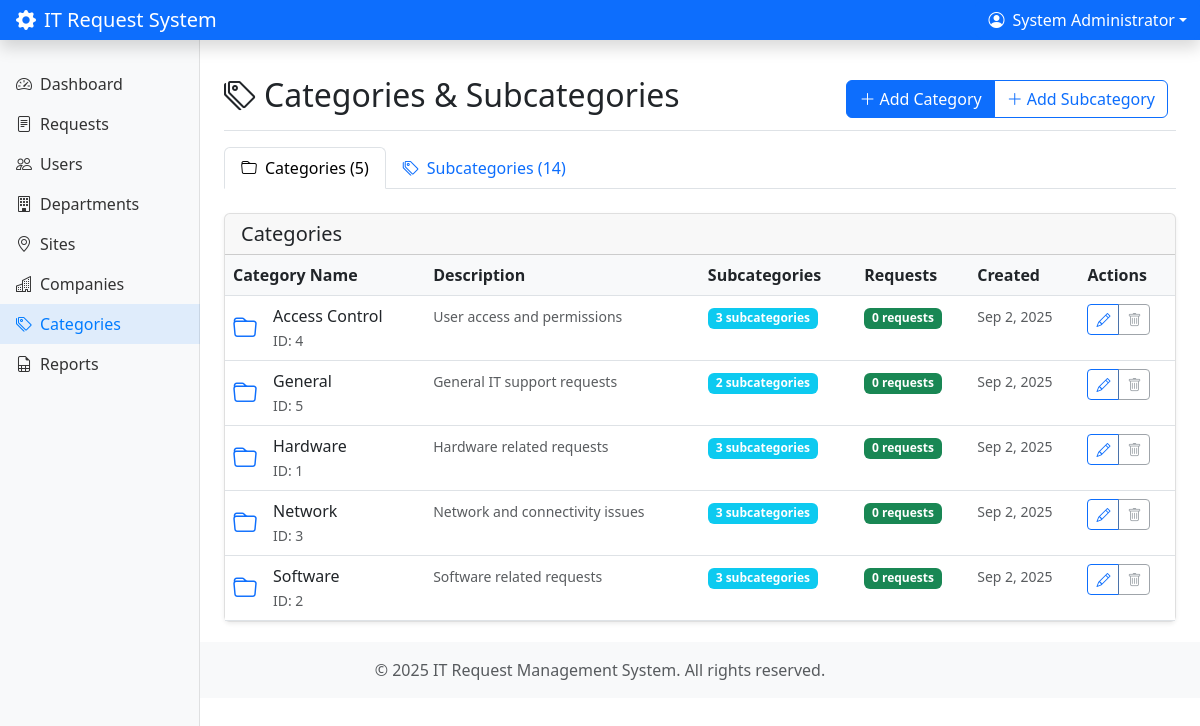
Screenshot of /categories/index.php (signed in) with the database file from the repository.
### tables this page shows
CREATE TABLE `categories` (
  `id` int(11) NOT NULL AUTO_INCREMENT,
  `name` varchar(255) NOT NULL,
  `description` text,
  `created_at` timestamp NOT NULL DEFAULT current_timestamp(),
  `updated_at` timestamp NOT NULL DEFAULT current_timestamp() ON UPDATE current_timestamp(),
  PRIMARY KEY (`id`),
  UNIQUE KEY `name` (`name`)
);

### includes/auth.php (called while the page is built, shortened)
<?php
require_once __DIR__ . '/../config/db.php';
class Auth {
    public function isLoggedIn() {
        return isset($_SESSION['user_id']) && isset($_SESSION['user_role']);
    }
    public function getCurrentUser() {
        return [
            'id' => $_SESSION['user_id'],
            'name' => $_SESSION['user_name'],
            'email' => $_SESSION['user_email'],
            'role' => $_SESSION['user_role'],
            'department_id' => $_SESSION['department_id'],
            'company_id' => $_SESSION['company_id'],
            'reporting_manager_id' => $_SESSION['reporting_manager_id']
        ];
    }
    public function hasRole($roles) {
        return in_array($_SESSION['user_role'], $roles);
    }
}
$auth = new Auth($pdo);
function getCurrentUser() {
    global $auth;
    return $auth->getCurrentUser();
}
function hasRole($roles) {
    global $auth;
    return $auth->hasRole($roles);
}
?>

### config/db.php (called while the page is built, shortened)
<?php
function executeQuery($pdo, $query, $params = []) {
    try {
        $stmt = $pdo->prepare($query);
        $stmt->execute($params);
        return $stmt;
    } catch(PDOException $e) {
        error_log("Database error: " . $e->getMessage());
        return false;
    }
}
function fetchAll($pdo, $query, $params = []) {
    $stmt = executeQuery($pdo, $query, $params);
    return $stmt ? $stmt->fetchAll() : [];
}
?>

### categories/index.php (the view, shortened to what this page needs)
<?php
require_once '../includes/auth.php';
$categories = fetchAll($pdo, "
    SELECT c.*,
           COUNT(sc.id) as subcategory_count,
           COUNT(r.id) as request_count
    FROM categories c
    LEFT JOIN subcategories sc ON c.id = sc.category_id
    LEFT JOIN requests r ON c.id = r.category_id
    GROUP BY c.id
    ORDER BY c.name
");
$subcategories = fetchAll($pdo, "
    SELECT sc.*, c.name as category_name,
           COUNT(r.id) as request_count
    FROM subcategories sc
    JOIN categories c ON sc.category_id = c.id
    LEFT JOIN requests r ON sc.id = r.subcategory_id
    GROUP BY sc.id
    ORDER BY c.name, sc.name
");
include '../includes/header.php';
?>
<div class="d-flex justify-content-between flex-wrap flex-md-nowrap align-items-center pt-3 pb-2 mb-3 border-bottom">
    <h1 class="h2">
        <i class="bi bi-tags me-2"></i>Categories & Subcategories
    </h1>
    <div class="btn-toolbar mb-2 mb-md-0">
        <div class="btn-group me-2">
            <button type="button" class="btn btn-primary" data-bs-toggle="modal" data-bs-target="#categoryModal" onclick="openCreateCategoryModal()">
                <i class="bi bi-plus-lg me-1"></i>Add Category
            </button>
            <button type="button" class="btn btn-outline-primary" data-bs-toggle="modal" data-bs-target="#subcategoryModal" onclick="openCreateSubcategoryModal()">
                <i class="bi bi-plus-lg me-1"></i>Add Subcategory
            </button>
        </div>
    </div>
</div>
<ul class="nav nav-tabs mb-4" id="managementTabs" role="tablist">
    <li class="nav-item" role="presentation">
        <button class="nav-link active" id="categories-tab" data-bs-toggle="tab" data-bs-target="#categories" type="button" role="tab">
            <i class="bi bi-folder me-2"></i>Categories (<?php echo count($categories); ?>)
        </button>
    </li>
    <li class="nav-item" role="presentation">
        <button class="nav-link" id="subcategories-tab" data-bs-toggle="tab" data-bs-target="#subcategories" type="button" role="tab">
            <i class="bi bi-tags me-2"></i>Subcategories (<?php echo count($subcategories); ?>)
        </button>
    </li>
</ul>
<div class="tab-content" id="managementTabsContent">
    <div class="tab-pane fade show active" id="categories" role="tabpanel">
        <div class="card">
            <div class="card-header">
                <h5 class="card-title mb-0">Categories</h5>
            </div>
            <div class="card-body p-0">
                <?php if (empty($categories)): ?>
                    <div class="text-center py-5">
                        <i class="bi bi-folder display-1 text-muted"></i>
                        <h4 class="mt-3">No categories found</h4>
                        <p class="text-muted">Create your first category to get started.</p>
                        <button type="button" class="btn btn-primary" data-bs-toggle="modal" data-bs-target="#categoryModal" onclick="openCreateCategoryModal()">
                            <i class="bi bi-plus-lg me-1"></i>Add Category
                        </button>
                    </div>
                <?php else: ?>
                    <div class="table-responsive">
                        <table class="table table-hover mb-0">
                            <thead>
                                <tr>
                                    <th>Category Name</th>
                                    <th>Description</th>
                                    <th>Subcategories</th>
                                    <th>Requests</th>
                                    <th>Created</th>
                                    <th>Actions</th>
                                </tr>
                            </thead>
                            <tbody>
                                <?php foreach ($categories as $category): ?>
                                    <tr>
                                        <td>
                                            <div class="d-flex align-items-center">
                                                <i class="bi bi-folder text-primary me-3" style="font-size: 1.5rem;"></i>
                                                <div>
                                                    <div class="fw-medium"><?php echo htmlspecialchars($category['name']); ?></div>
                                                    <small class="text-muted">ID: <?php echo $category['id']; ?></small>
                                                </div>
                                            </div>
                                        </td>
                                        <td>
                                            <?php if ($category['description']): ?>
                                                <small class="text-muted"><?php echo htmlspecialchars(substr($category['description'], 0, 80)); ?>
                                                <?php if (strlen($category['description']) > 80) echo '...'; ?></small>
                                            <?php else: ?>
                                                <small class="text-muted fst-italic">No description</small>
                                            <?php endif; ?>
                                        </td>
                                        <td>
                                            <span class="badge bg-info"><?php echo $category['subcategory_count']; ?> subcategories</span>
                                        </td>
                                        <td>
                                            <span class="badge bg-success"><?php echo $category['request_count']; ?> requests</span>
                                        </td>
                                        <td>
                                            <small class="text-muted">
                                                <?php echo date('M j, Y', strtotime($category['created_at'])); ?>
                                            </small>
                                        </td>
                                        <td>
                                            <div class="btn-group btn-group-sm">
                                                <button type="button" class="btn btn-outline-primary"
                                                        onclick="openEditCategoryModal(<?php echo htmlspecialchars(json_encode($category)); ?>)"
                                                        title="Edit">
                                                    <i class="bi bi-pencil"></i>
                                                </button>
                                                <?php if ($category['subcategory_count'] == 0 && $category['request_count'] == 0): ?>
                                                    <button type="button" class="btn btn-outline-danger"
                                                            onclick="deleteCategory(<?php echo $category['id']; ?>, '<?php echo htmlspecialchars($category['name']); ?>')"
                                                            title="Delete">
                                                        <i class="bi bi-trash"></i>
                                                    </button>
                                                <?php else: ?>
                                                    <button type="button" class="btn btn-outline-secondary" disabled
                                                            title="Cannot delete - has subcategories or requests">
                                                        <i class="bi bi-trash"></i>
                                                    </button>
                                                <?php endif; ?>
                                            </div>
                                        </td>
                                    </tr>
                                <?php endforeach; ?>
                            </tbody>
                        </table>
                    </div>
                <?php endif; ?>
            </div>
        </div>
    </div>
</div>
<?php include '../includes/footer.php'; ?>

### includes/header.php (shortened to what this page needs)
<?php
$current_user = getCurrentUser();
?>
<!DOCTYPE html>
<html lang="en">
<head>
    <link href="https://cdn.jsdelivr.net/npm/bootstrap@5.3.0/dist/css/bootstrap.min.css" rel="stylesheet">
    <link rel="stylesheet" href="https://cdn.jsdelivr.net/npm/bootstrap-icons@1.10.0/font/bootstrap-icons.css">
</head>
<body>
    <nav class="navbar navbar-dark sticky-top bg-primary flex-md-nowrap p-0 shadow">
        <a class="navbar-brand col-md-3 col-lg-2 me-0 px-3" href="<?php echo DASHBOARD_URL; ?>">
            <i class="bi bi-gear-fill me-2"></i>IT Request System
        </a>
        <div class="navbar-nav">
            <div class="nav-item text-nowrap">
                <div class="dropdown">
                    <button class="btn btn-primary dropdown-toggle d-flex align-items-center" type="button" data-bs-toggle="dropdown">
                        <i class="bi bi-person-circle me-2"></i>
                        <?php echo htmlspecialchars($current_user['name']); ?>
                    </button>
                </div>
            </div>
        </div>
    </nav>
    <div class="container-fluid">
        <div class="row">
            <nav id="sidebarMenu" class="col-md-3 col-lg-2 d-md-block sidebar collapse">
                <div class="position-sticky pt-3">
                    <ul class="nav flex-column">
                        <li class="nav-item">
                            <a class="nav-link <?php echo (basename($_SERVER['PHP_SELF']) == 'dashboard.php') ? 'active' : ''; ?>"
                               href="<?php echo DASHBOARD_URL; ?>">
                                <i class="bi bi-speedometer2 me-2"></i>Dashboard
                            </a>
                        </li>
                        <li class="nav-item">
                            <a class="nav-link <?php echo (strpos($_SERVER['PHP_SELF'], 'requests') !== false) ? 'active' : ''; ?>"
                               href="<?php echo REQUESTS_URL; ?>">
                                <i class="bi bi-file-text me-2"></i>Requests
                            </a>
                        </li>
                        <?php if (hasRole(['Admin', 'IT Manager', 'Manager'])): ?>
                        <li class="nav-item">
                            <a class="nav-link <?php echo (strpos($_SERVER['PHP_SELF'], 'users') !== false) ? 'active' : ''; ?>"
                               href="<?php echo USERS_URL; ?>">
                                <i class="bi bi-people me-2"></i>Users
                            </a>
                        </li>
                        <?php endif; ?>
                        <?php if (hasRole(['Admin'])): ?>
                        <li class="nav-item">
                            <a class="nav-link <?php echo (strpos($_SERVER['PHP_SELF'], 'departments') !== false) ? 'active' : ''; ?>"
                               href="<?php echo DEPARTMENTS_URL; ?>">
                                <i class="bi bi-building me-2"></i>Departments
                            </a>
                        </li>
                      <li class="nav-item">
                            <a class="nav-link <?php echo (strpos($_SERVER['PHP_SELF'], 'sites') !== false) ? 'active' : ''; ?>"
                               href="/it-request-system/sites/">
                                <i class="bi bi-geo-alt me-2"></i>Sites
                            </a>
                        </li>
                        <li class="nav-item">
                            <a class="nav-link <?php echo (strpos($_SERVER['PHP_SELF'], 'companies') !== false) ? 'active' : ''; ?>"
                               href="<?php echo COMPANIES_URL; ?>">
                                <i class="bi bi-buildings me-2"></i>Companies
                            </a>
                        </li>
                        <li class="nav-item">
                            <a class="nav-link <?php echo (strpos($_SERVER['PHP_SELF'], 'categories') !== false) ? 'active' : ''; ?>"
                               href="<?php echo CATEGORIES_URL; ?>">
                                <i class="bi bi-tags me-2"></i>Categories
                            </a>
                        </li>
                        <?php endif; ?>
                        <li class="nav-item">
                            <a class="nav-link <?php echo (strpos($_SERVER['PHP_SELF'], 'reports') !== false) ? 'active' : ''; ?>"
                               href="<?php echo REPORTS_URL; ?>">
                                <i class="bi bi-file-earmark-spreadsheet me-2"></i>Reports
                            </a>
                        </li>
                    </ul>
                </div>
            </nav>
            <main class="col-md-9 ms-sm-auto col-lg-10 px-md-4 main-content">

### includes/footer.php (shortened to what this page needs)
</main>
        </div>
    </div>
    <footer class="footer mt-auto py-3 bg-light">
        <div class="container text-center">
            <span class="text-muted">
                &copy; <?php echo date('Y'); ?> IT Request Management System. All rights reserved.
            </span>
        </div>
    </footer>
</body>
</html>

### includes/header.php (style rules this page uses)
.sidebar { position: fixed; top: 0; bottom: 0; left: 0; z-index: 100; padding: 48px 0 0; box-shadow: inset -1px 0 0 rgba(0, 0, 0, .1); background-color: #f8f9fa; }
.sidebar .nav-link { font-weight: 500; color: #333; }
.sidebar .nav-link.active { color: #007bff; background-color: rgba(0, 123, 255, 0.1); }
.main-content { margin-left: 240px; padding: 20px; }
.card { box-shadow: 0 0.125rem 0.25rem rgba(0, 0, 0, 0.075); border: 1px solid rgba(0, 0, 0, 0.125); }
.table th { border-top: none; font-weight: 600; background-color: #f8f9fa; }

### rows the page displays
categories: name "Access Control", id "4", description "User access and permissions", subcategory_count "3", request_count "0", created_at "Sep 2, 2025"
categories: name "General", id "5", description "General IT support requests", subcategory_count "2", request_count "0", created_at "Sep 2, 2025"
categories: name "Hardware", id "1", description "Hardware related requests", subcategory_count "3", request_count "0", created_at "Sep 2, 2025"
categories: name "Network", id "3", description "Network and connectivity issues", subcategory_count "3", request_count "0", created_at "Sep 2, 2025"
categories: name "Software", id "2", description "Software related requests", subcategory_count "3", request_count "0", created_at "Sep 2, 2025"

### other values shown
$current_user['name'] "System Administrator"
count($categories) "5"
count($subcategories) "14"
